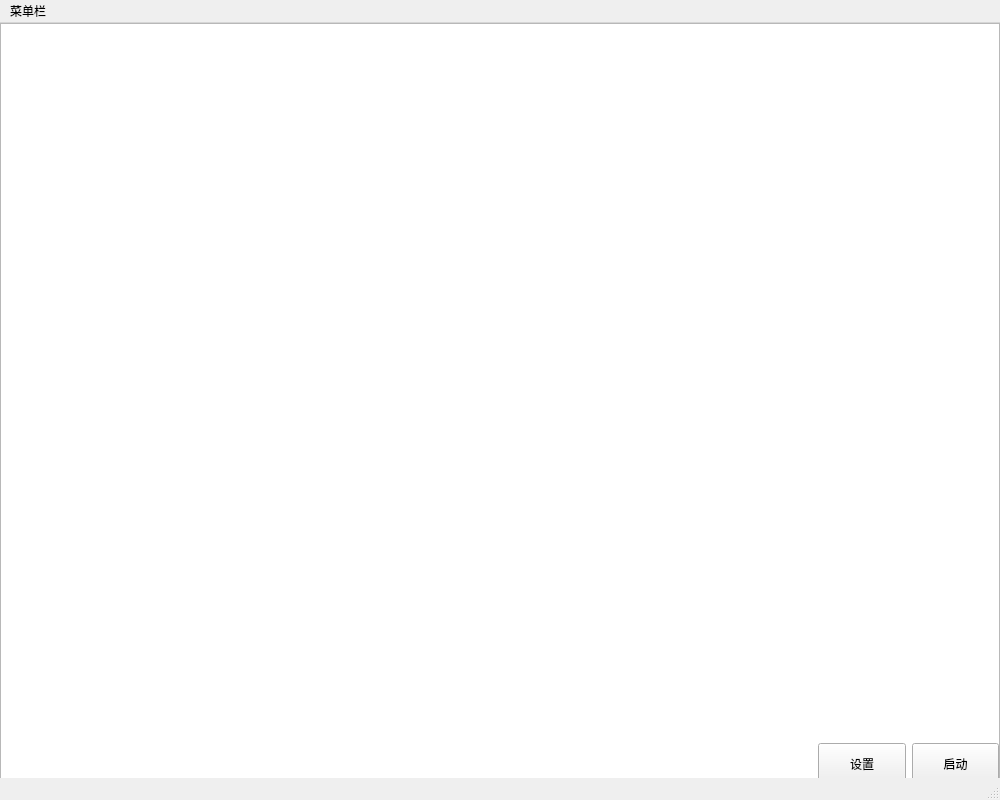
<?xml version="1.0" encoding="UTF-8"?>
<ui version="4.0">
 <class>MainWindow</class>
 <widget class="QMainWindow" name="MainWindow">
  <property name="geometry">
   <rect>
    <x>0</x>
    <y>0</y>
    <width>1000</width>
    <height>800</height>
   </rect>
  </property>
  <property name="sizePolicy">
   <sizepolicy hsizetype="Preferred" vsizetype="Preferred">
    <horstretch>0</horstretch>
    <verstretch>0</verstretch>
   </sizepolicy>
  </property>
  <property name="minimumSize">
   <size>
    <width>1000</width>
    <height>800</height>
   </size>
  </property>
  <property name="maximumSize">
   <size>
    <width>1000</width>
    <height>800</height>
   </size>
  </property>
  <property name="acceptDrops">
   <bool>false</bool>
  </property>
  <property name="windowTitle">
   <string>MainWindow</string>
  </property>
  <widget class="QWidget" name="centralwidget">
   <widget class="QWidget" name="horizontalLayoutWidget">
    <property name="geometry">
     <rect>
      <x>818</x>
      <y>720</y>
      <width>181</width>
      <height>41</height>
     </rect>
    </property>
    <layout class="QHBoxLayout" name="horizontalLayout">
     <item>
      <widget class="QPushButton" name="SetupButtonMain">
       <property name="enabled">
        <bool>true</bool>
       </property>
       <property name="sizePolicy">
        <sizepolicy hsizetype="Minimum" vsizetype="Preferred">
         <horstretch>0</horstretch>
         <verstretch>0</verstretch>
        </sizepolicy>
       </property>
       <property name="text">
        <string>设置</string>
       </property>
      </widget>
     </item>
     <item>
      <widget class="QPushButton" name="StartButtonMain">
       <property name="enabled">
        <bool>true</bool>
       </property>
       <property name="sizePolicy">
        <sizepolicy hsizetype="Minimum" vsizetype="Preferred">
         <horstretch>0</horstretch>
         <verstretch>0</verstretch>
        </sizepolicy>
       </property>
       <property name="acceptDrops">
        <bool>false</bool>
       </property>
       <property name="text">
        <string>启动</string>
       </property>
       <property name="flat">
        <bool>false</bool>
       </property>
      </widget>
     </item>
    </layout>
   </widget>
   <widget class="QListView" name="listView">
    <property name="enabled">
     <bool>true</bool>
    </property>
    <property name="geometry">
     <rect>
      <x>0</x>
      <y>0</y>
      <width>1000</width>
      <height>800</height>
     </rect>
    </property>
    <property name="styleSheet">
     <string notr="true">border-image: url(:/104950937_p0_master1200.jpg);</string>
    </property>
   </widget>
   <zorder>listView</zorder>
   <zorder>horizontalLayoutWidget</zorder>
  </widget>
  <widget class="QStatusBar" name="statusbar"/>
  <widget class="QMenuBar" name="menubar">
   <property name="geometry">
    <rect>
     <x>0</x>
     <y>0</y>
     <width>1000</width>
     <height>21</height>
    </rect>
   </property>
   <widget class="QMenu" name="menu">
    <property name="title">
     <string>菜单栏</string>
    </property>
   </widget>
   <addaction name="menu"/>
  </widget>
 </widget>
 <resources>
  <include location="resource.qrc"/>
 </resources>
 <connections>
  <connection>
   <sender>StartButtonMain</sender>
   <signal>clicked()</signal>
   <receiver>MainWindow</receiver>
   <slot>close()</slot>
   <hints>
    <hint type="sourcelabel">
     <x>997</x>
     <y>785</y>
    </hint>
    <hint type="destinationlabel">
     <x>499</x>
     <y>399</y>
    </hint>
   </hints>
  </connection>
 </connections>
</ui>
